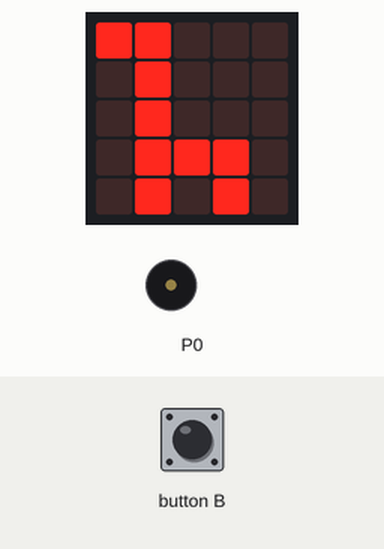
A program run on a simulated BBC micro:bit (MakeCode). Parts: the board's 5×5 LED display, buzzer (waves = sounding). The inputs (shaded band) are chosen by the test bench.

Above: at 1.2 s.
1.3 s: button B pressed for 0.15 s
At 2.4 s:
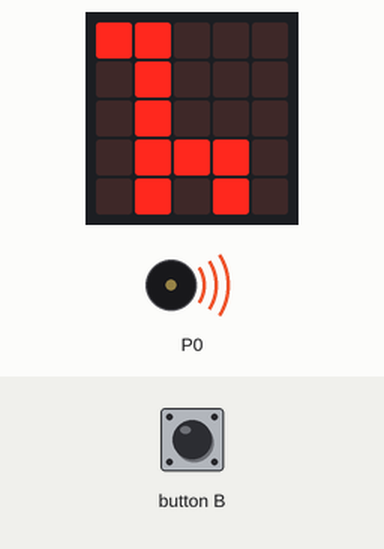
Timing chart, 0 to 10.4 s (numbered marks = the images above; inputs shaded):
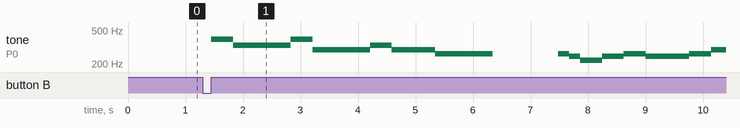

Measured:
- after the input at 1.3 s, tone on P0: plays 392 Hz for 0.38 s, 330 Hz for 1.0 s, 392 Hz for 0.38 s, 294 Hz for 1.0 s, 330 Hz for 0.38 s, 294 Hz for 0.76 s … (15 notes in this stretch), starting after 0.15 s

The program:

main.ts
```typescript
input.onButtonPressed(Button.B, function () {
    music.setTempo(80)
    music.playTone(392, music.beat(BeatFraction.Half))
    music.ringTone(330)
    basic.pause(1000)
    music.playTone(392, music.beat(BeatFraction.Half))
    music.ringTone(294)
    basic.pause(1000)
    music.playTone(330, music.beat(BeatFraction.Half))
    music.playTone(294, music.beat(BeatFraction.Whole))
    music.ringTone(262)
    basic.pause(1000)
    music.rest(music.beat(BeatFraction.Whole))
    music.rest(music.beat(BeatFraction.Half))
    music.playTone(262, music.beat(BeatFraction.Quarter))
    music.playTone(247, music.beat(BeatFraction.Quarter))
    music.playTone(220, music.beat(BeatFraction.Half))
    music.playTone(247, music.beat(BeatFraction.Half))
    music.playTone(262, music.beat(BeatFraction.Half))
    music.playTone(247, music.beat(BeatFraction.Whole))
    music.playTone(262, music.beat(BeatFraction.Half))
    music.playTone(294, music.beat(BeatFraction.Half))
    music.ringTone(330)
    basic.pause(1500)
    music.rest(music.beat(BeatFraction.Whole))
    music.playTone(392, music.beat(BeatFraction.Half))
    music.ringTone(330)
    basic.pause(1000)
    music.playTone(392, music.beat(BeatFraction.Half))
    music.ringTone(294)
    basic.pause(1000)
    music.playTone(330, music.beat(BeatFraction.Half))
    music.playTone(294, music.beat(BeatFraction.Whole))
    music.ringTone(262)
    basic.pause(1000)
    music.rest(music.beat(BeatFraction.Whole))
    music.rest(music.beat(BeatFraction.Half))
    music.playTone(262, music.beat(BeatFraction.Quarter))
    music.playTone(247, music.beat(BeatFraction.Quarter))
    music.playTone(220, music.beat(BeatFraction.Half))
    music.playTone(247, music.beat(BeatFraction.Half))
    music.playTone(262, music.beat(BeatFraction.Half))
    music.playTone(247, music.beat(BeatFraction.Whole))
    music.playTone(262, music.beat(BeatFraction.Half))
    music.playTone(294, music.beat(BeatFraction.Half))
    music.ringTone(262)
    basic.pause(1000)
    music.rest(music.beat(BeatFraction.Whole))
    music.rest(music.beat(BeatFraction.Half))
    music.playTone(392, music.beat(BeatFraction.Half))
    music.playTone(440, music.beat(BeatFraction.Half))
    music.playTone(494, music.beat(BeatFraction.Half))
    music.playTone(523, music.beat(BeatFraction.Whole))
    music.playTone(494, music.beat(BeatFraction.Half))
    music.playTone(523, music.beat(BeatFraction.Half))
    music.playTone(494, music.beat(BeatFraction.Half))
    music.playTone(440, music.beat(BeatFraction.Half))
    music.playTone(392, music.beat(BeatFraction.Half))
    music.playTone(440, music.beat(BeatFraction.Half))
    music.ringTone(392)
    basic.pause(1000)
    music.rest(music.beat(BeatFraction.Half))
    music.playTone(262, music.beat(BeatFraction.Half))
    music.playTone(294, music.beat(BeatFraction.Half))
    music.playTone(330, music.beat(BeatFraction.Half))
    music.playTone(349, music.beat(BeatFraction.Whole))
    music.playTone(330, music.beat(BeatFraction.Half))
    music.playTone(349, music.beat(BeatFraction.Half))
    music.playTone(392, music.beat(BeatFraction.Half))
    music.playTone(262, music.beat(BeatFraction.Half))
    music.playTone(294, music.beat(BeatFraction.Half))
    music.ringTone(330)
    basic.pause(1500)
    music.rest(music.beat(BeatFraction.Half))
    music.playTone(392, music.beat(BeatFraction.Half))
    music.playTone(440, music.beat(BeatFraction.Half))
    music.playTone(494, music.beat(BeatFraction.Half))
    music.playTone(523, music.beat(BeatFraction.Whole))
    music.playTone(494, music.beat(BeatFraction.Half))
    music.playTone(523, music.beat(BeatFraction.Half))
    music.playTone(587, music.beat(BeatFraction.Half))
    music.playTone(523, music.beat(BeatFraction.Half))
    music.playTone(587, music.beat(BeatFraction.Half))
    music.playTone(659, music.beat(BeatFraction.Whole))
    music.ringTone(392)
    basic.pause(1000)
    music.rest(music.beat(BeatFraction.Half))
    music.playTone(262, music.beat(BeatFraction.Half))
    music.playTone(294, music.beat(BeatFraction.Half))
    music.playTone(330, music.beat(BeatFraction.Half))
    music.playTone(349, music.beat(BeatFraction.Whole))
    music.playTone(330, music.beat(BeatFraction.Half))
    music.playTone(349, music.beat(BeatFraction.Half))
    music.playTone(330, music.beat(BeatFraction.Half))
    music.playTone(294, music.beat(BeatFraction.Whole))
    music.playTone(262, music.beat(BeatFraction.Half))
    music.playTone(247, music.beat(BeatFraction.Half))
    music.ringTone(262)
    basic.pause(1000)
    music.rest(music.beat(BeatFraction.Quarter))
    music.playTone(392, music.beat(BeatFraction.Half))
    music.playTone(440, music.beat(BeatFraction.Half))
    music.playTone(494, music.beat(BeatFraction.Half))
    music.playTone(523, music.beat(BeatFraction.Whole))
    music.playTone(494, music.beat(BeatFraction.Half))
    music.playTone(523, music.beat(BeatFraction.Half))
    music.playTone(494, music.beat(BeatFraction.Half))
    music.playTone(440, music.beat(BeatFraction.Half))
    music.playTone(392, music.beat(BeatFraction.Half))
    music.playTone(349, music.beat(BeatFraction.Half))
    music.playTone(392, music.beat(BeatFraction.Double))
})
basic.forever(function () {
    basic.showIcon(IconNames.Giraffe)
})
```

test.ts
```typescript
// 在這裡測試；當此封包作為擴充功能時，將不會編譯此內容。
```
